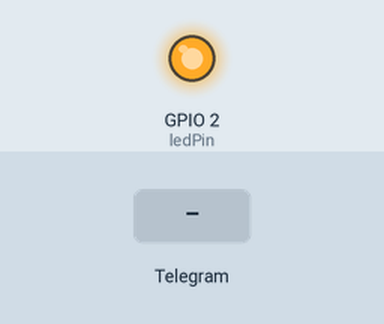
This sketch was run on a simulated ESP8266 (NodeMCU). Parts: output pins drawn as LEDs (lit = HIGH). The test bench sets the inputs (shaded band). WiFi joins after 1.5 s; servers stay silent unless stated; what the sketch prints to the serial monitor is not drawn.

Above: at 6.1 s.
6.2 s: Telegram message "/ledon" received
At 7.7 s:
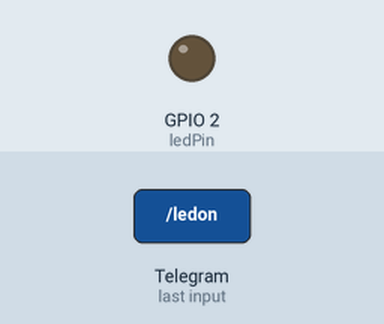
8.0 s: Telegram message "/ledoff" received
At 9.3 s:
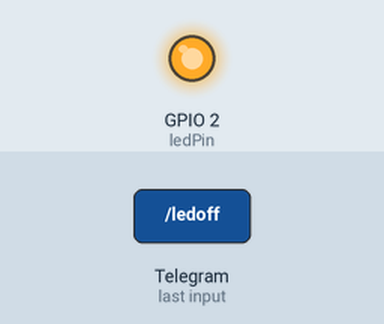
Timing chart, 0 to 11.0 s (numbered marks = the images above; inputs shaded):
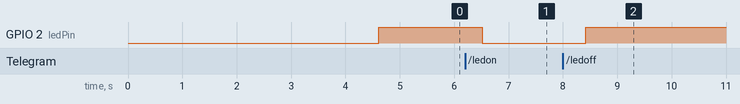

The sketch:

Telegram-FlashLED.ino
```cpp
/*******************************************************************
    An example of bot that receives commands and turns on and off
    an LED.
 *                                                                 *
    written by Giacarlo Bacchio (Gianbacchio on Github)
    adapted by Brian Lough
 *******************************************************************/
#include <ESP8266WiFi.h>
#include <WiFiClientSecure.h>
#include <UniversalTelegramBot.h>
#include "arduino_secrets.h"
// Initialize Wifi connection to the router
char ssid[] = SECRET_SSID;     // your network SSID (name)
char password[] = SECRET_PASS; // your network key

// Initialize Telegram BOT
#define BOTtoken SECRET_BOT_TOKEN  // your Bot Token (Get from Botfather)

WiFiClientSecure client;
UniversalTelegramBot bot(BOTtoken, client);

int Bot_mtbs = 1000; //mean time between scan messages
long Bot_lasttime;   //last time messages' scan has been done
bool Start = false;

const int ledPin = LED_BUILTIN;
int ledStatus = 0;

void handleNewMessages(int numNewMessages) {
  Serial.println("handleNewMessages");
  Serial.println(String(numNewMessages));

  for (int i = 0; i < numNewMessages; i++) {
    String chat_id = String(bot.messages[i].chat_id);
    String text = bot.messages[i].text;

    String from_name = bot.messages[i].from_name;
    if (from_name == "") from_name = "Guest";

    if (text == "/ledon") {
      digitalWrite(ledPin, LOW );   // turn the LED on (HIGH is the voltage level)
      ledStatus = 1;
      bot.sendMessage(chat_id, "Led is ON", "");
    }

    if (text == "/ledoff") {
      ledStatus = 0;
      digitalWrite(ledPin, HIGH);   // turn the LED off (LOW is the voltage level)
      bot.sendMessage(chat_id, "Led is OFF", "");
    }

    if (text == "/status") {
      if (ledStatus) {
        bot.sendMessage(chat_id, "Led is ON", "");
      } else {
        bot.sendMessage(chat_id, "Led is OFF", "");
      }
    }

    if (text == "/start") {
      String welcome = "Welcome to Universal Arduino Telegram Bot library, " + from_name + ".\n";
      welcome += "This is Flash Led Bot example.\n\n";
      welcome += "/ledon : to switch the Led ON\n";
      welcome += "/ledoff : to switch the Led OFF\n";
      welcome += "/status : Returns current status of LED\n";
      bot.sendMessage(chat_id, welcome, "Markdown");
    }
  }
}


void setup() {
  delay(3000);
  client.setInsecure();
  Serial.begin(115200);

  // Set WiFi to station mode and disconnect from an AP if it was Previously
  // connected
  WiFi.mode(WIFI_STA);
  WiFi.disconnect();
  delay(100);

  // attempt to connect to Wifi network:
  Serial.print("\n\nConnecting Wifi: ");
  Serial.println(ssid);
  WiFi.begin(ssid, password);

  while (WiFi.status() != WL_CONNECTED) {
    Serial.print(".");
    delay(500);
  }

  Serial.println("");
  Serial.println("WiFi connected");
  Serial.print("IP address: ");
  Serial.println(WiFi.localIP());

  pinMode(ledPin, OUTPUT); // initialize digital ledPin as an output.
  delay(10);
  digitalWrite(ledPin, HIGH); // initialize pin as off
//  bot._debug = true;
  Serial.println("Executing getMe");
  bot.getMe();
  Serial.print("Name: -");
  Serial.print(bot.name);
  Serial.print("-\tuserName: -");
  Serial.print(bot.userName);
  Serial.println("-");


  String up_message = String(bot.name + " is up.\nConnected to WiFi: __" + ssid
                             + "__\nLocal IP: " + WiFi.localIP().toString());
  bot.sendMessage("49722910", up_message, "Markdown");
}

void loop() {
  if (millis() > Bot_lasttime + Bot_mtbs)  {
    int numNewMessages = bot.getUpdates(bot.last_message_received + 1);

    while (numNewMessages) {
      Serial.println("got response");
      handleNewMessages(numNewMessages);
      numNewMessages = bot.getUpdates(bot.last_message_received + 1);
    }

    Bot_lasttime = millis();
  }
}
```

arduino_secrets.h
```cpp
#define SECRET_SSID "your_wifi_ssid_here"
#define SECRET_PASS "your_password_here"
#define SECRET_BOT_TOKEN "807194 454" // Some token from BotFather
```

Measured:
- after the input at 6.2 s, GPIO 2 (ledPin): HIGH → LOW after 0.32 s
- after the input at 8.0 s, GPIO 2 (ledPin): LOW → HIGH after 0.42 s
